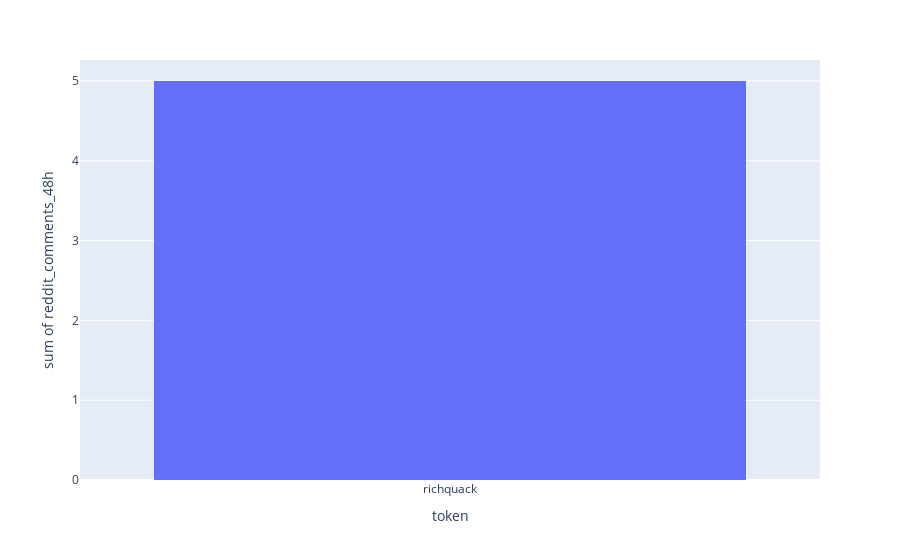

Write notebook code for a chart like this one.
### Code cell
### BUILDING REDDIT COMMENTS HTML GRAPH
display(df.head(5))

fig = px.histogram(df, x=df['id'], y=df['reddit_comments_48h'],
                labels={
                     "sum of reddit_comments_48h": "Reddit Comments 48h",
                     "id": "token"
#                      "species": "Species of Iris"
                 },)
py.offline.plot(fig, filename='geckoRedditComments.html')


# print(tls.get_embed('https://plotly.com/~fooba/1'))
fig.show()

### Figure 1 — Plotly figure (JSON) as saved in the notebook; plotly's stock layout.template omitted (floating-point values rounded to 4 significant figures)
{"data": [{"alignmentgroup": "True", "bingroup": "x", "histfunc": "sum", "hovertemplate": "token=%{x}<br>sum of reddit_comments_48h=%{y}<extra></extra>", "legendgroup": "", "marker": {"color": "#636efa", "pattern": {"shape": ""}}, "name": "", "offsetgroup": "", "orientation": "v", "showlegend": false, "type": "histogram", "x": ["brokoli", "cellframe", "richquack", "railgun", "matic-network"], "xaxis": "x", "y": [0, 0, 5, 0, 0], "yaxis": "y"}], "layout": {"barmode": "relative", "legend": {"tracegroupgap": 0}, "margin": {"t": 60}, "xaxis": {"anchor": "y", "domain": [0, 1], "title": {"text": "token"}}, "yaxis": {"anchor": "x", "domain": [0, 1], "title": {"text": "sum of reddit_comments_48h"}}}}
